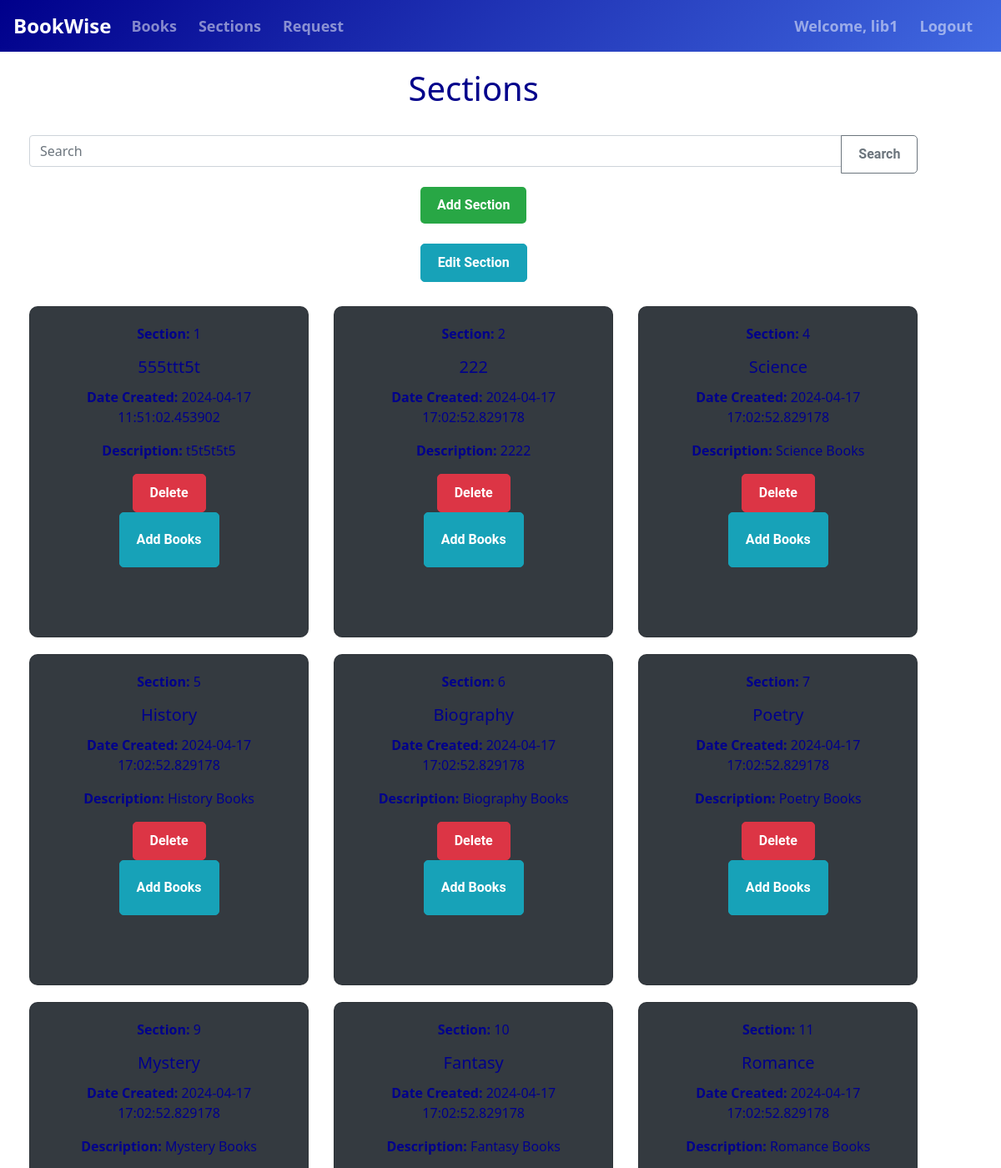
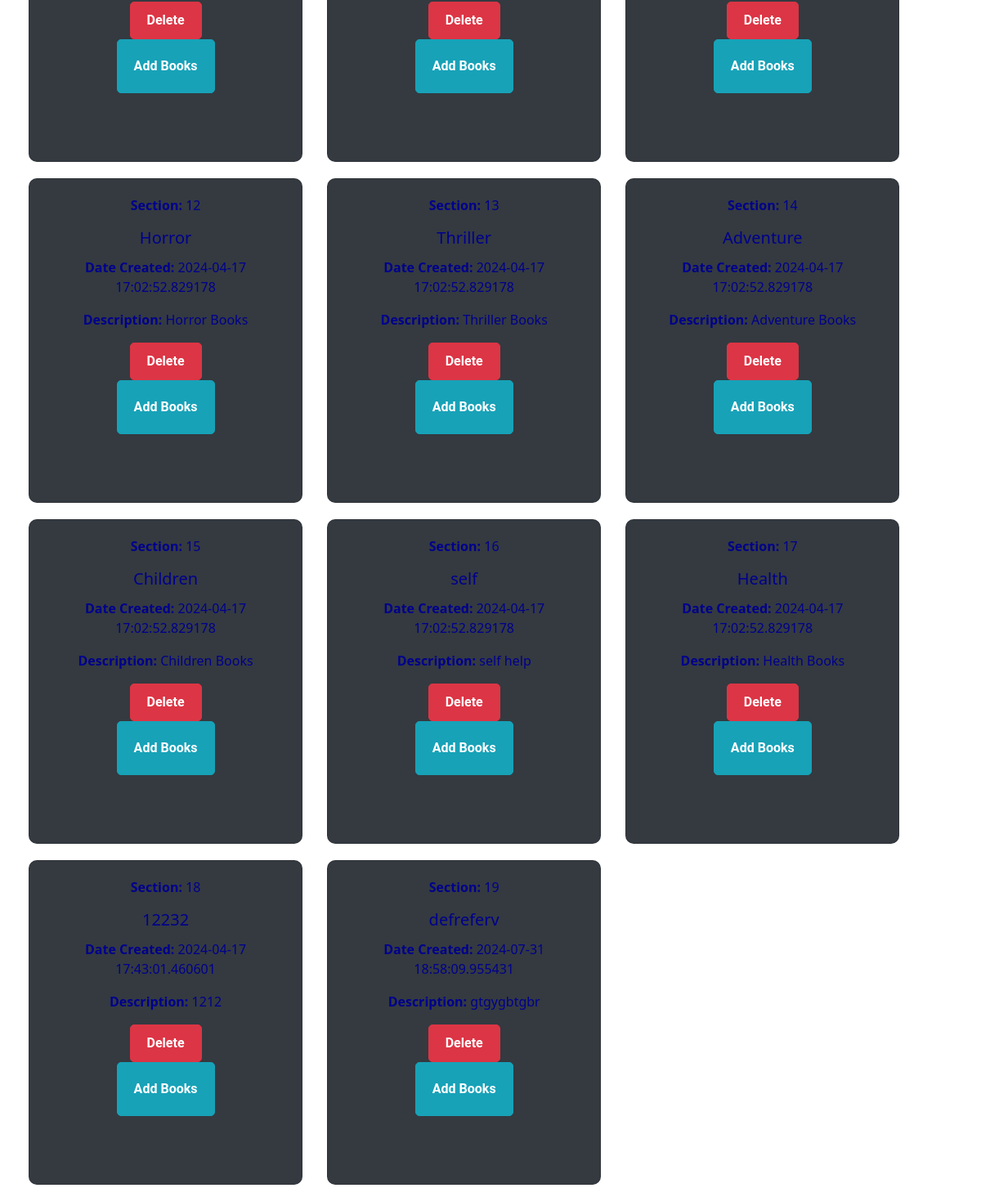
Page /section (signed in) on the committed database (2 pictures, top to bottom).
### main.py (models this page shows, shortened)
class User(db.Model, UserMixin):
    id = db.Column(db.Integer, primary_key=True)
    username = db.Column(db.String(100), nullable=False , unique=True)
    email = db.Column(db.String(100), nullable=False , unique=True)
    password_hash = db.Column(db.String(60), nullable=False)
    role = db.Column(db.String(20), nullable=False, default='user')
    @property
    def password(self):
        return self.password_hash

class Section(db.Model):
    id = db.Column(db.Integer, primary_key=True)
    title = db.Column(db.String(100), nullable=False)
    date_created = db.Column(db.DateTime, nullable=True, default=datetime.now(timezone.utc))
    description = db.Column(db.String(100), nullable=True)

### main.py (the view, shortened to what this page needs)
@app.route('/section', methods=['GET', 'POST'])
@login_required
@role_required('librarian')
def section_page():
    addsection_form = SectionForm()
    editsection_form = EditSectionForm()
    if not current_user.is_authenticated or current_user.role != 'librarian':
            return redirect(url_for('liblogin_page'))
    sections = Section.query.all()
    return render_template('section.html', sections=sections, editsection_form=editsection_form, addsection_form=addsection_form)

### main.py
class SectionForm(FlaskForm):
    title = StringField('Title', validators=[DataRequired()])
    date_created = StringField('Date Created', validators=[DataRequired()])
    description = StringField('Description', validators=[DataRequired()])
    submit = SubmitField('Add Section')

class EditSectionForm(FlaskForm):
    section_id = StringField('Section ID', validators=[DataRequired()])
    title = StringField('Title', validators=[DataRequired()])
    description = StringField('Description', validators=[DataRequired()])
    submit = SubmitField('Update Section')

### main.py (called while the page is built)
@login_manager.user_loader
def load_user(user_id):
    return User.query.get(int(user_id))

def role_required(role):
    def decorator(f):
        @wraps(f)
        def decorated_function(*args, **kwargs):
            if not current_user.is_authenticated or current_user.role != role:
                return redirect(url_for('liblogin_page'))
            return f(*args, **kwargs)
        return decorated_function
    return decorator

@app.context_processor
def make_utility_functions_available():
    return dict(get_average_rating=get_average_rating)

### templates/section.html (shortened to what this page needs)
{% extends 'libbase.html' %}
{% block content %}
    <div class="row" style="margin-top:20px; margin-left:20px">
        <div class="col-11">
            <h1 class="text-center">Sections</h1>
            <br>
            <form action="/searchsection" method="GET">
                <div class="input-group mb-3">
                    <input type="text" class="form-control" name="q" placeholder="Search">
                    <div class="input-group-append">
                        <button class="btn btn-outline-secondary" type="submit">Search</button>
                    </div>
                </div>
            </form>
            <div class="text-center">
            <div class="text-center">
                <button type="button" class="btn btn-outline-success" data-toggle="modal" data-target="#addSectionModal">
                    Add Section
                </button>
            </div>
            <br>
            <button type="button" class="btn btn-outline btn-info" data-toggle="modal" data-target="#editSectionModal">Edit Section</button>
            <br><br>
            <div class="row">
                {% for sect in sections %}
                    <div style="margin-bottom: 20px" class="col-md-4">
                        <div class="card text-center bg-dark">
                            <div class="card-body">
                                <p class="card-text"><strong>Section: </strong>{{ sect.id }}</p>
                                <h5 class="card-title">{{ sect.title }}</h5>
                                <p class="card-text"><strong>Date Created: </strong>{{ sect.date_created }}</p>
                                <p class="card-text"><strong>Description:  </strong>{{ sect.description }}</p>
                                <button type="button" class="btn btn-danger" data-toggle="modal" data-target="#deleteSectionModal{{ sect.id }}">Delete</button>
                                <div ><button type="button" class="btn btn-outline btn-info" data-section_id="{{ sect.id }}" data-toggle="modal" data-target="#addBookModal" style="padding: 20px">Add Books</button></div>
                                <br><br>
                            </div>
                        </div>
                    </div>
                {% endfor %}
            </div>
        </div>
    </div>
{% endblock %}

### templates/libbase.html (shortened to what this page needs)
<!doctype html>
<html lang="en">
  <!doctype html>
<html lang="en">
  <head>
    <link rel="stylesheet" href="https://cdn.jsdelivr.net/npm/bootstrap@4.5.3/dist/css/bootstrap.min.css">
  </head>
</html>
  <body>
    <nav class="navbar navbar-expand-md navbar-dark bg-dark">
      <a class="navbar-brand" href="#">BookWise</a>
      <div class="collapse navbar-collapse" id="navbarNav">
        {% if current_user.is_authenticated and current_user.role == 'librarian' %}
          <ul class="navbar-nav">
            <li class="nav-item">
              <a class="nav-link" href="{{ url_for('libbook')}}">Books</a>
            </li>
            <li class="nav-item">
              <a class="nav-link" href="{{ url_for('section_page')}}">Sections</a>
            <li class="nav-item">
              <a class="nav-link" href="{{ url_for('librarian_requests')}}">Request</a>
            </li>
          </ul>
            <ul class="navbar-nav ml-auto">
              <li class="nav-item">
                <a class="nav-link" href="#"> Welcome, {{ current_user.username }}</a>
              </li>
              <li class="nav-item">
                <a class="nav-link" href="{{ url_for('logout_page')}}">Logout</a>
              </li>
            </ul>
          {% else %}
            <ul class="navbar-nav ml-auto">
              <li class="nav-item">
                <a class="nav-link" href="{{ url_for('liblogin_page')}}">Login</a>
              </li>
            </ul>
          {% endif %}
      </div>
    </nav>
    {% block content %}
    {% endblock %}
  </body>
</html>

### templates/section.html (style rules this page uses)
.card { height: 100%; border-radius: 10px; margin-top: 5px; margin-bottom: 10px; }

### templates/includes/add_section.html (style rules this page uses)
.btn { font-family: 'Roboto', sans-serif; font-size: 16px; font-weight: bold; padding: 10px 20px; border-radius: 5px; cursor: pointer; }
.btn-outline-success { background-color: #28a745; color: #fff; border: none; }
.text-center { text-align: center; }

### templates/includes/edit_section.html (style rules this page uses)
.btn { font-family: 'Roboto', sans-serif; font-size: 16px; font-weight: bold; padding: 10px 20px; border-radius: 5px; cursor: pointer; }
.btn-outline-success { background-color: #28a745; color: #fff; border: none; }
.text-center { text-align: center; }

### templates/includes/add_book.html (style rules this page uses)
.btn { font-family: 'Roboto', sans-serif; font-size: 16px; font-weight: bold; padding: 10px 20px; border-radius: 5px; cursor: pointer; }
.btn-outline-success { background-color: #28a745; color: #fff; border: none; }
.text-center { text-align: center; }

### templates/libbase.html (style rules this page uses)
:root { --primary-dark: #00008B; --primary-light: #4169E1; --secondary-dark: #1E3799; --background: #ffffff; --text-dark: #00008B; --text-light: #ffffff; }
body { background-color: var(--background); color: var(--text-dark); font-family: 'Segoe UI', Tahoma, Geneva, Verdana, sans-serif; }
.navbar { background: linear-gradient(135deg, var(--primary-dark), var(--primary-light)); }
.navbar-brand { font-size: 24px; font-weight: bold; }
.navbar-nav .nav-link { color: white; font-size: 18px; font-weight: bold; margin-right: 10px; }

### rows in the picture
User: username "lib1"
Section: id "1", title "555ttt5t", date_created "2024-04-17 11:51:02.453902", description "t5t5t5t5"
Section: id "2", title "222", date_created "2024-04-17 17:02:52.829178", description "2222"
Section: id "4", title "Science", date_created "2024-04-17 17:02:52.829178", description "Science Books"
Section: id "5", title "History", date_created "2024-04-17 17:02:52.829178", description "History Books"
Section: id "6", title "Biography", date_created "2024-04-17 17:02:52.829178", description "Biography Books"
Section: id "7", title "Poetry", date_created "2024-04-17 17:02:52.829178", description "Poetry Books"
Section: id "9", title "Mystery", date_created "2024-04-17 17:02:52.829178", description "Mystery Books"
Section: id "10", title "Fantasy", date_created "2024-04-17 17:02:52.829178", description "Fantasy Books"
Section: id "11", title "Romance", date_created "2024-04-17 17:02:52.829178", description "Romance Books"
Section: id "12", title "Horror", date_created "2024-04-17 17:02:52.829178", description "Horror Books"
Section: id "13", title "Thriller", date_created "2024-04-17 17:02:52.829178", description "Thriller Books"
Section: id "14", title "Adventure", date_created "2024-04-17 17:02:52.829178", description "Adventure Books"
Section: id "15", title "Children", date_created "2024-04-17 17:02:52.829178", description "Children Books"
Section: id "16", title "self", date_created "2024-04-17 17:02:52.829178", description "self help"
Section: id "17", title "Health", date_created "2024-04-17 17:02:52.829178", description "Health Books"
Section: id "18", title "12232", date_created "2024-04-17 17:43:01.460601", description "1212"
Section: id "19", title "defreferv", date_created "2024-07-31 18:58:09.955431", description "gtgygbtgbr"
